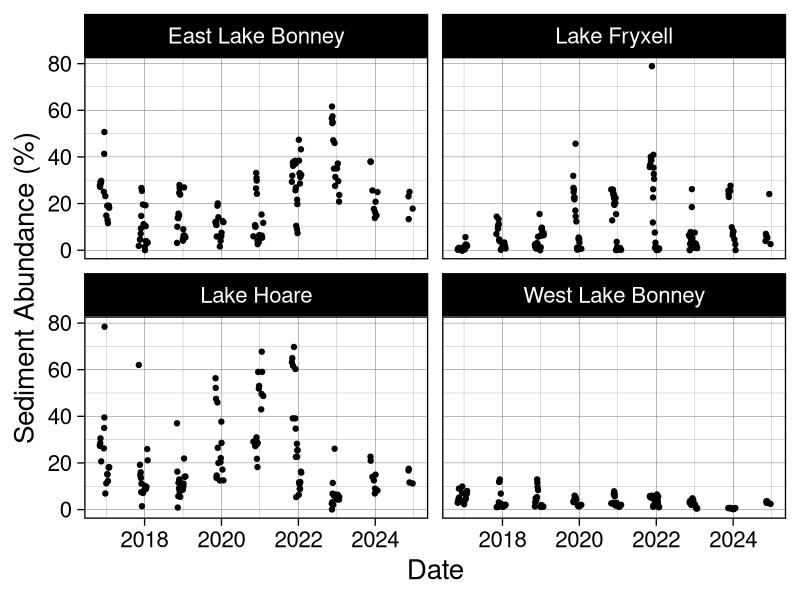
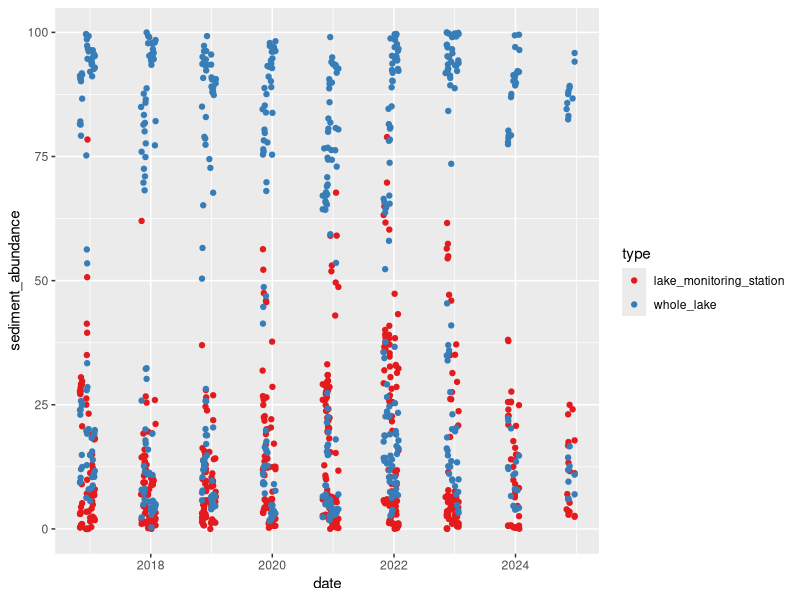
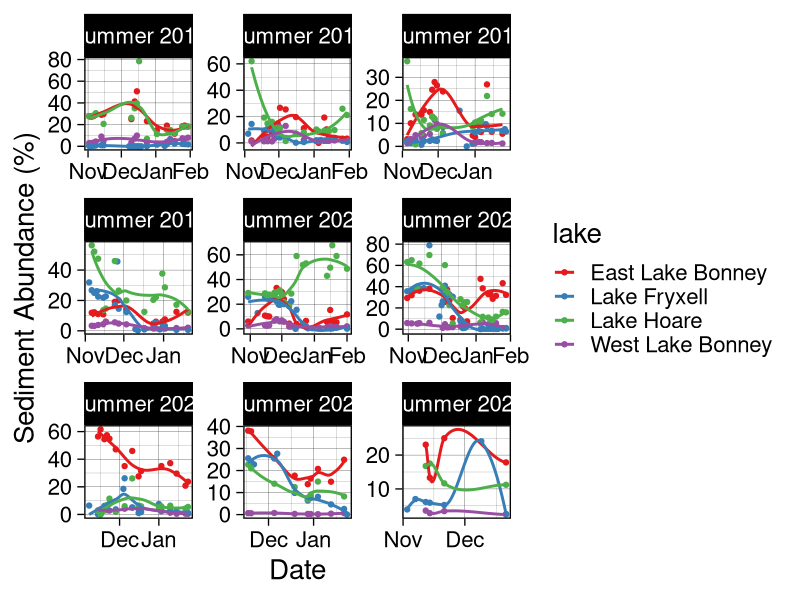
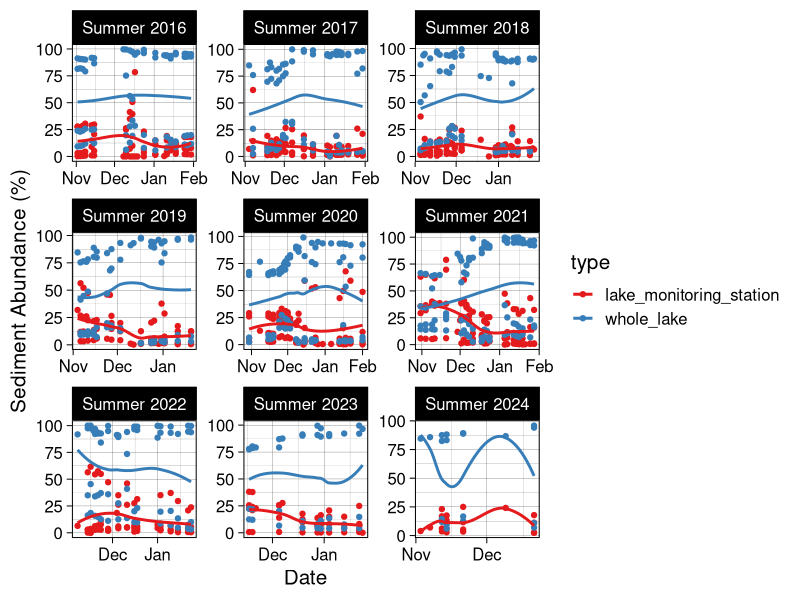
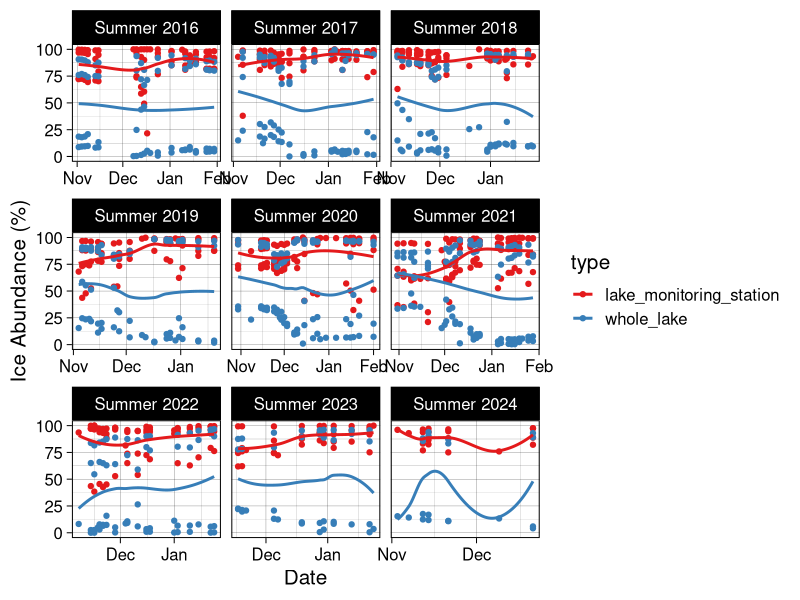
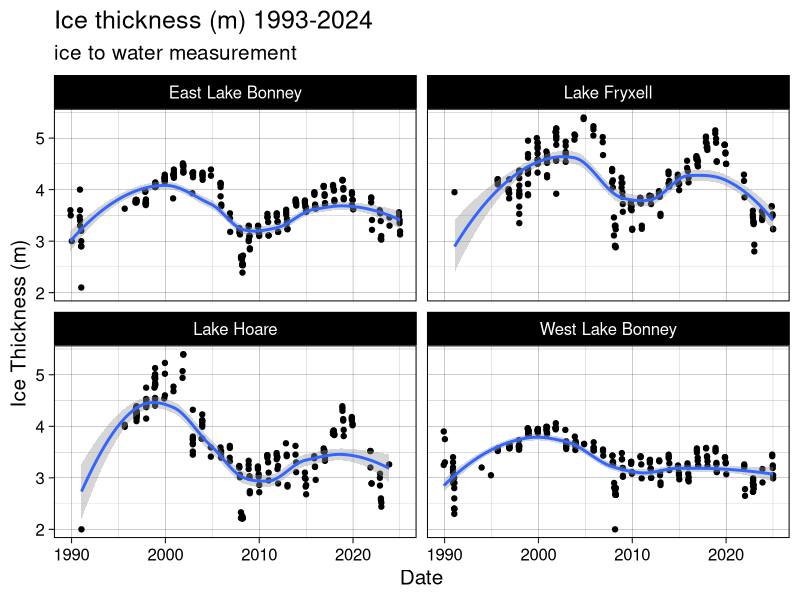
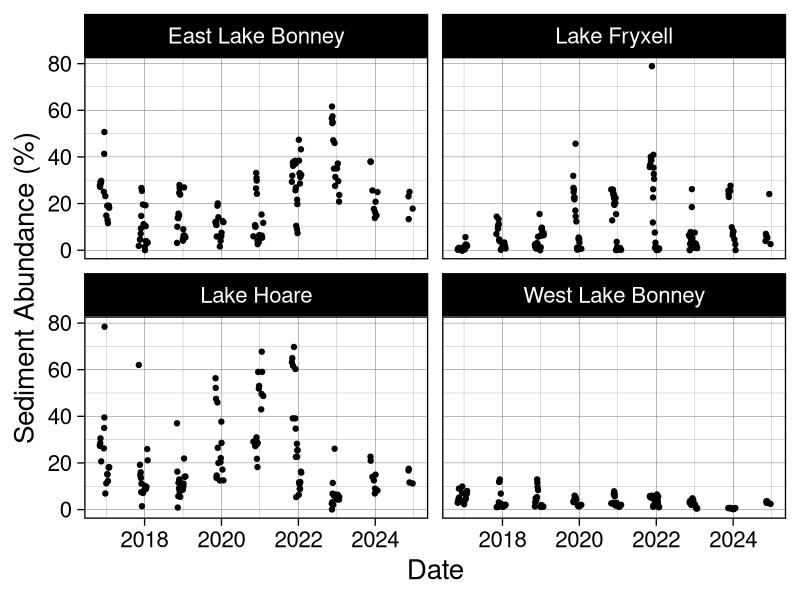
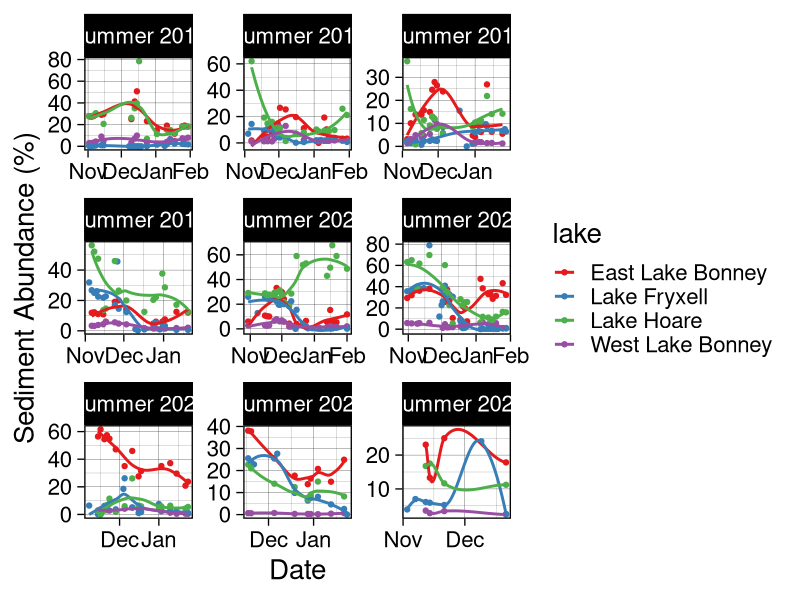

These charts were generated, in order, by the following R code: (Note: this script raises an error after producing the figures.)
######### TVLakes Sediment Output Comparison ###########
library(tidyverse)
library(RColorBrewer)
library(scales)

setwd("~/Documents/R-Repositories/MCM-LTER-MS")

## Define a season function to plot data by season. Makes data viz a lot easier. 
get_season <- function(date) {
  month <- month(date)
  year <- year(date)
  
  if (month %in% c(11, 12)) {
    return(paste0("Summer ", year))  # November and December belong to the current winter
  } else if (month == 1) {
    return(paste0("Summer ", year - 1))  # January belongs to the previous winter
  } else if (month == 2) {
    return(paste0("Summer ", year - 1))  # February belongs to the previous winter
  } else if (month == 3) {
    return(paste0("Fall ", year))  # March is Spring
  } else if (month %in% 4:5) {
    return(paste0("Fall ", year))  # April and May are Spring
  } else if (month == 6) {
    return(paste0("Winter ", year))  # June is Summer
  } else if (month %in% 7:8) {
    return(paste0("Winter ", year))  # July and August are Summer
  } else if (month == 9) {
    return(paste0("Spring ", year))  # September is Fall
  } else if (month %in% 10) {
    return(paste0("Summer ", year))  # October is Fall
  }
}

mean_BB <- read_csv("data/sediment abundance data/LANDSAT_sediment_abundances_20250312.csv") |> 
  mutate(date = ymd(date), 
         type = 'lake_monitoring_station', 
         season = sapply(date, get_season))

#####plot by lake
ggplot(mean_BB, aes(date, sediment_abundance*100)) + 
  geom_point() + 
  facet_wrap(vars(lake)) + 
  #scale_x_date(labels = date_format("%b"), breaks = "1 month") + 
  xlab("Date") + ylab("Sediment Abundance (%)") + 
  theme_linedraw(base_size = 20)

ggsave("plots/manuscript/chapter 1/BB_sed_by_lake.png", dpi = 700, 
       height = 8, width = 12)

mean_wholelake <- read_csv("data/sediment abundance data/LANDSAT_wholelake_mean_20250312.csv") |> 
  mutate(date = ymd(date), 
         type = "whole_lake", 
         season = sapply(date, get_season))

# join the two files for easy comparison and plotting
means <- rbind(mean_BB, mean_wholelake) |> 
  mutate(sediment_abundance = sediment_abundance*100, 
         ice_abundance = ice_abundance*100) |> 
  mutate(year = year(date), 
         month = month(date))

## plot the raw output for sediment abundance/ice abundance against each other and see how the outputs compare
ggplot(means, aes(date, sediment_abundance, color = type)) + 
  geom_point() + 
  scale_color_brewer(palette = "Set1") 

#By season for just the lake monitoring site
ggplot(mean_BB, aes(date, sediment_abundance*100, color = lake)) + 
  geom_point() + 
  geom_smooth(se = F) + 
  scale_color_brewer(palette = "Set1") + 
  facet_wrap(vars(season), scales = "free") +
  scale_x_date(labels = date_format("%b"), breaks = "1 month") + 
  xlab("Date") + ylab("Sediment Abundance (%)") + 
  theme_linedraw(base_size = 20)

ggsave("plots/manuscript/chapter 1/BB_sed_by_season.png", dpi = 700, 
       height = 8, width = 12)

# facet by season for sed abundance
ggplot(means, aes(date, sediment_abundance, color = type)) + 
  geom_point() + 
  geom_smooth(se = F) + 
  scale_color_brewer(palette = "Set1") + 
  facet_wrap(vars(season), scales = "free") +
  scale_x_date(labels = date_format("%b"), breaks = "1 month") + 
  xlab("Date") + ylab("Sediment Abundance (%)") + 
  theme_linedraw(base_size = 15)

ggsave("plots/manuscript/chapter 1/whole_lake_vs_BB_sed_abundance.png", dpi = 700, 
       height = 8, width = 12)

# facet by season for ice abundance
ggplot(means, aes(date, ice_abundance, color = type)) + 
  geom_point() + 
  geom_smooth(se = F) + 
  scale_color_brewer(palette = "Set1") + 
  facet_wrap(vars(season), scales = "free_x") +
  scale_x_date(labels = date_format("%b"), breaks = "1 month") + 
  xlab("Date") + ylab("Ice Abundance (%)") + 
  theme_linedraw(base_size = 15)

ggsave("plots/manuscript/chapter 1/whole_lake_vs_BB_ice_abundance.png", dpi = 700, 
       height = 8, width = 12)


## load lake ice: 
lakeice1 <- read_csv("data/lake ice/mcmlter-lake-ice_thickness-20250218_0_2025.csv") |> 
  mutate(date_time = mdy_hm(date_time), 
         month = month(date_time), 
         year = year(date_time),
         year = as.numeric(year),
         z_water_m = z_water_m*-1) |> 
  rename("lake" = location_name) |> 
  filter(lake == "Lake Fryxell" | lake == "Lake Hoare" | lake == "East Lake Bonney" | lake == "West Lake Bonney") |> 
  #filter(year >= 2016) |> 
  filter(!grepl("^B", location))

ggplot(lakeice1, aes(date_time, z_water_m)) + 
  geom_point() + 
  geom_smooth(se = T) + 
  facet_wrap(vars(lake)) + 
  theme_linedraw(base_size = 15) + 
  xlab("Date") + ylab("Ice Thickness (m)") + 
  ggtitle("Ice thickness (m) 1993-2024", 
          subtitle = "ice to water measurement")

#ggsave("plots/manuscript/chapter 1/ice_thickness_total_years.png", dpi = 700, 
#       height = 8, width = 12)

lakeice = lakeice1 |> 
  filter(year >= 2017) |> 
  mutate(season = sapply(date_time, get_season)) |> 
  filter(str_which(string = location, pattern = "Outside Hole (incubation hole)")) |> 
  #filter(grepl("^O", location)) |> 
  drop_na(z_water_m) |> 
  mutate(z_water_m = z_water_m*-1)

#FIND SEASONAL DROPOFF OF ICE THICKNESS
seasonal_changes <- lakeice %>%
  group_by(season, lake) |> 
  arrange(season, date_time) %>%
  summarise(
    First_Measurement = first(z_water_m*-1),
    Last_Measurement = last(z_water_m*-1),
    Difference = Last_Measurement - First_Measurement
  )

ggplot(seasonal_changes, aes(season, Difference), fill = lake) + 
  geom_col() + 
  scale_color_brewer(palette = "Set1") + 
  facet_wrap(vars(lake)) + 
  theme_linedraw(base_size = 20) + 
  theme(axis.text.x = element_text(angle = 45, hjust = 1)) + 
  xlab("Seasonal") + ylab("Change in Ice Thickness")

ggsave("plots/manuscript/chapter 1/seasonal_ice_drop.png", 
       height = 8, width = 12, dpi = 300)

li_summary = lakeice |> 
  mutate(week = week(date_time)) |> 
  group_by(year, month, lake) |> 
  summarize(mean_thickness = mean(z_water_m, na.rm = T))

## sediment
sed_monthly <- means |> 
  mutate(week = week(date)) |> 
  group_by(year, month, lake, type) |> 
  summarize(mean_sed = mean(sediment_abundance, na.rm = T)) |> 
  print()

fulljoined = full_join(sed_monthly, li_summary) |> 
  drop_na()

##### plot
ggplot(fulljoined, aes(mean_sed, mean_thickness, color= type)) + 
  geom_smooth(method = "lm", se = F) + 
  geom_point() + 
  facet_wrap(vars(lake), scales = "free") + 
  ggtitle("October-February", 
          subtitle = "whole lake average") + 
  xlab("Mean Sediment Abundance (%)") + ylab("Mean Ice Thickness (m)") + 
  scale_color_brewer(palette = "Set1") +
  theme_linedraw(base_size = 20) 

ggsave("plots/manuscript/chapter 1/sed_vs_ice_thickness.png", 
       width = 12, height = 8, dpi = 300)

### now remove November and October Values
#fulljoin_filter <- fulljoined |> 
#  filter(month == 12 | month == 1)
fulljoin_peak_solar <- fulljoined |> 
  filter(month == 1)

ggplot(fulljoin_peak_solar, aes(mean_sed, mean_thickness, color = type)) + 
  geom_smooth(method = "lm", se = F) + 
  geom_point() + 
  facet_wrap(vars(lake), scales = "free") + 
  ggtitle("January") + 
  scale_color_brewer(palette = "Set1") +
  theme_linedraw(base_size = 20) 

ggsave("plots/manuscript/chapter 1/wholelakesed_vsthickness.png", 
       width = 12, height = 8, dpi = 300)

# now filter for only early year estimates, October - December
oct_dec_fulljoin <- fulljoined |> 
  filter(month == 10 | month == 11 | month == 12)

ggplot(oct_dec_fulljoin, aes(mean_sed, mean_thickness, color = type)) + 
  geom_smooth(method = "lm", se = F) + 
  geom_point() + 
  facet_wrap(vars(lake), scales = "free") + 
  ggtitle("October - December", 
          subtitle = "whole lake average") + 
  scale_color_brewer(palette = "Set1") +
  theme_linedraw(base_size = 15) 

jan_fulljoin <- fulljoined |> 
  filter(month == 1)

ggplot(jan_fulljoin, aes(mean_sed, mean_thickness, color = type)) + 
  geom_smooth(method = "lm", se = F) + 
  geom_point() + 
  facet_wrap(vars(lake), scales = "free") + 
  ggtitle("January") + 
  scale_color_brewer(palette = "Set1") +
  xlab("Mean Sediment Abundance (%)") + ylab("Mean Ice Thickness (m)") + 
  theme_linedraw(base_size = 20)  

ggsave("plots/manuscript/chapter 1/jan_only_sed.png", 
       dpi = 300, height = 8, width = 12)


####### do restructuring to look at this by week ###
li_summary_2 = lakeice |> 
  mutate(week = week(date_time)) |> 
  group_by(year, week, lake) |> 
  summarize(mean_thickness = mean(z_water_m, na.rm = T))

## sediment
sed_monthly_2 <- means |> 
  mutate(week = week(date)) |> 
  group_by(year, week, lake, type) |> 
  summarize(mean_sed = mean(sediment_abundance, na.rm = T)) |> 
  print()

fulljoined_2 = full_join(sed_monthly_2, li_summary_2) |> 
  drop_na() |> 
  filter(type == "lake_monitoring_station")

peak_solar_week <- fulljoined_2 |> 
  filter(
    #week == 50 |
      week == 51 | 
      week == 52 | 
      week == 1 | 
      week == 2 #|
      #week == 3
      )

ggplot(peak_solar_week, aes(mean_sed, mean_thickness)) + 
  geom_smooth(method = "lm", se = F) + 
  geom_point() + 
  facet_wrap(vars(lake), scales = "free") + 
  ggtitle("Peak Solar") + 
  scale_color_brewer(palette = "Set1") +
  xlab("Mean Sediment Abundance (%)") + ylab("Mean Ice Thickness (m)") + 
  theme_linedraw(base_size = 20)  

ggsave("plots/manuscript/chapter 1/Peak_Solar_Comparison.png", 
       width = 12, height = 8, dpi = 300)

#### Create a dual panel plot where only the lake ice thickness from 2016-2024 to sediment abundannce
# Need to join the sed data frame to the lake ice data frame
mean_BB_week <- mean_BB |> 
  filter(date < "2023-02-01")

library(ggpubr)

plot1 <- ggplot(mean_BB_week, aes(date, sediment_abundance*100)) + 
  geom_point() + 
  geom_smooth(se = F) + 
  ylab("Sediment Abundance") + xlab("Date") + 
  ggtitle("Sediment Abundance (%)") + 
  facet_wrap(vars(lake), scales = "free") + 
  scale_color_brewer(palette = "Set1") +
  theme_linedraw(base_size = 20) 

plot2 <- ggplot(lakeice, aes(date_time, z_water_m)) + 
  geom_point() + 
  geom_smooth(se = F) + 
  ylab("Ice Thickness (m)") + xlab("Date") + 
  ggtitle("Ice Thickness") + 
  facet_wrap(vars(lake), scales = "free") + 
  scale_color_brewer(palette = "Set1") +
  theme_linedraw(base_size = 20)

ggarrange(plot1, plot2)

ggsave("plots/manuscript/chapter 1/sed_abundance_ice_thick_timeseries.png", 
       dpi = 300, height = 8, width = 12)

ggplot() + 
  geom_point(data = lakeice, aes(x = as.Date(date_time), y = z_water_m)) + 
  geom_point(data = mean_BB, aes(x = date, y = sediment_abundance)) + 
  facet_wrap(vars(lake)) + 
  xlab("Date") + ylab("Ice thickness (m)") +
  scale_color_brewer(palette = "Set1") +
  theme_linedraw(base_size = 20) 




######### investing different buffering distances #########
mean_150m <- read_csv("data/sediment abundance data/LANDSAT_sediment_abundances_150m_20250301.csv") |> 
  mutate(date = ymd(date), 
         buffer_distance = '150')

mean_300m = mean_BB |> 
  mutate(buffer_distance = '300') |> 
  select(-type)

mean_450m = read_csv("data/sediment abundance data/LANDSAT_sediment_abundances_450m_20250301.csv") |> 
  mutate(date = ymd(date), 
         buffer_distance = '450')

mean_600m = read_csv("data/sediment abundance data/LANDSAT_sediment_abundances_600m_20250301.csv") |> 
  mutate(date = ymd(date), 
         buffer_distance = '600') |> 
  select(-approx_albedo)

mean_900m = read_csv("data/sediment abundance data/LANDSAT_sediment_abundances_900m_20250301.csv") |> 
  mutate(date = ymd(date), 
         buffer_distance = '900')

buffers <- rbind(mean_150m, mean_300m, mean_450m, mean_600m, mean_900m) |> 
  mutate(ice_abundance = ice_abundance*100, 
         sediment_abundance = sediment_abundance*100, 
         season = sapply(date, get_season)) |> 
  select(-sediment)

write_csv(buffers, "data/sediment abundance data/LANDSAT_all_buffer_distances_20250301.csv")

### plot cropping distance comparisons
#sed
ggplot(buffers, aes(date, sediment_abundance, color = buffer_distance)) + 
  geom_point() + 
  scale_color_brewer(palette = "Set1") + 
  facet_wrap(vars(lake)) + 
 # scale_x_date(labels = date_format("%b"), breaks = "1 month") + 
  xlab("Date") + ylab("Sediment Abundance (%)") + 
  theme_linedraw(base_size = 15)

ggsave("plots/manuscript/chapter 1/comparison_of_buffer_distances_sed_bylake.png", dpi = 700, 
       height = 8, width = 10)

#ice
ggplot(buffers, aes(date, ice_abundance, color = buffer_distance)) + 
  geom_point() + 
  scale_color_brewer(palette = "Set1") + 
  facet_wrap(vars(lake)) + 
  # scale_x_date(labels = date_format("%b"), breaks = "1 month") + 
  xlab("Date") + ylab("Ice Abundance (%)") + 
  theme_linedraw(base_size = 15)

ggsave("plots/manuscript/chapter 1/comparison_of_buffer_distances_sed_bylake.png", dpi = 700, 
       height = 8, width = 10)

## facet by season
#ice
ggplot(buffers, aes(date, ice_abundance, color = buffer_distance)) + 
  geom_point() + 
  scale_color_brewer(palette = "Set1") + 
  facet_wrap(vars(lake, season), scales = "free") + 
  scale_x_date(labels = date_format("%b"), breaks = "1 month") + 
  xlab("Date") + ylab("Ice Abundance (%)") + 
  theme_linedraw(base_size = 10)

ggsave("plots/manuscript/chapter 1/comparison_of_buffer_distances_sed_byseason.png", dpi = 700, 
       height = 10, width = 10)

#sed
ggplot(buffers, aes(date, sediment_abundance, color = buffer_distance)) + 
  geom_point() + 
  scale_color_brewer(palette = "Set1") + 
  facet_wrap(vars(lake, season), scales = "free") + 
  scale_x_date(labels = date_format("%b"), breaks = "1 month") + 
  xlab("Date") + ylab("Sediment Abundance (%)") + 
  theme_linedraw(base_size = 10)

ggsave("plots/manuscript/chapter 1/comparison_of_buffer_distances_sed_byseason.png", dpi = 700, 
       height = 10, width = 10)
